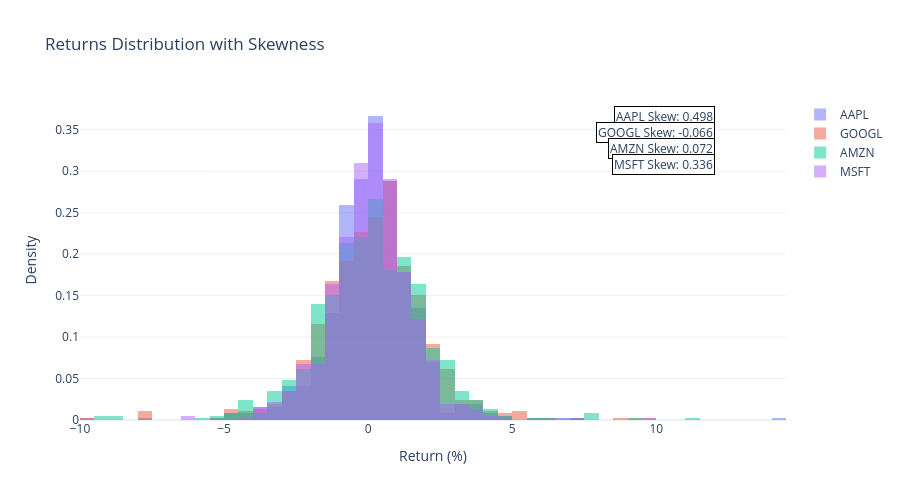

Write notebook code for a chart like this one.
### Code cell
plotter.show_distribution()

### Figure 1 — Plotly figure (JSON) as saved in the notebook; plotly's stock layout.template omitted (floating-point values rounded to 4 significant figures; data arrays with more than 128 entries replaced by an {"elided": "..."} marker saying what was removed)
{"data": [{"histnorm": "probability density", "hovertemplate": "AAPL<br>Return: %{x:.2f}%<br>Density: %{y:.4f}<extra></extra>", "name": "AAPL", "opacity": 0.5, "x": {"elided": "742 float values"}, "type": "histogram"}, {"histnorm": "probability density", "hovertemplate": "GOOGL<br>Return: %{x:.2f}%<br>Density: %{y:.4f}<extra></extra>", "name": "GOOGL", "opacity": 0.5, "x": {"elided": "742 float values"}, "type": "histogram"}, {"histnorm": "probability density", "hovertemplate": "AMZN<br>Return: %{x:.2f}%<br>Density: %{y:.4f}<extra></extra>", "name": "AMZN", "opacity": 0.5, "x": {"elided": "742 float values"}, "type": "histogram"}, {"histnorm": "probability density", "hovertemplate": "MSFT<br>Return: %{x:.2f}%<br>Density: %{y:.4f}<extra></extra>", "name": "MSFT", "opacity": 0.5, "x": {"elided": "742 float values"}, "type": "histogram"}], "layout": {"title": {"text": "Returns Distribution with Skewness"}, "xaxis": {"title": {"text": "Return (%)"}}, "yaxis": {"title": {"text": "Density"}}, "width": 900, "height": 500, "barmode": "overlay", "annotations": [{"bgcolor": "white", "bordercolor": "black", "borderwidth": 1, "showarrow": false, "text": "AAPL Skew: 0.498", "x": 0.9, "xanchor": "right", "xref": "paper", "y": 0.98, "yref": "paper"}, {"bgcolor": "white", "bordercolor": "black", "borderwidth": 1, "showarrow": false, "text": "GOOGL Skew: -0.066", "x": 0.9, "xanchor": "right", "xref": "paper", "y": 0.93, "yref": "paper"}, {"bgcolor": "white", "bordercolor": "black", "borderwidth": 1, "showarrow": false, "text": "AMZN Skew: 0.072", "x": 0.9, "xanchor": "right", "xref": "paper", "y": 0.88, "yref": "paper"}, {"bgcolor": "white", "bordercolor": "black", "borderwidth": 1, "showarrow": false, "text": "MSFT Skew: 0.336", "x": 0.9, "xanchor": "right", "xref": "paper", "y": 0.83, "yref": "paper"}]}}
